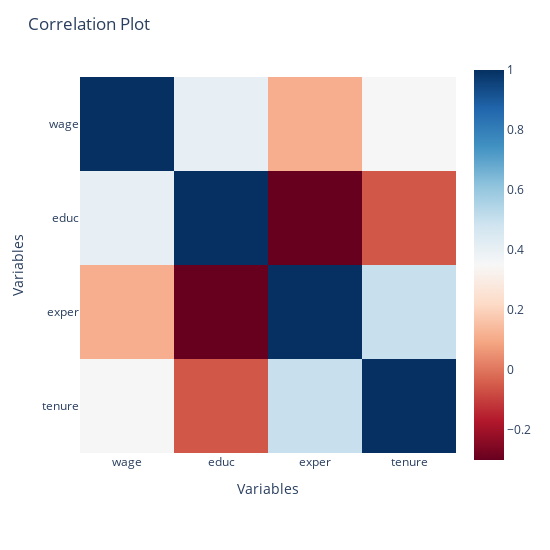

Notebook source saved alongside this figure:
### Code cell
fig = px.imshow(corr, x=corr.index, y=corr.columns, color_continuous_scale='RdBu')
fig.update_layout(title='Correlation Plot',
                  xaxis_title='Variables',
                  yaxis_title='Variables',
                 width=550, height=550)
fig.show()

### Figure 1 — Plotly figure (JSON) as saved in the notebook; plotly's stock layout.template omitted (floating-point values rounded to 4 significant figures)
{"data": [{"coloraxis": "coloraxis", "hovertemplate": "x: %{x}<br>y: %{y}<br>color: %{z}<extra></extra>", "name": "0", "type": "heatmap", "x": ["wage", "educ", "exper", "tenure"], "xaxis": "x", "y": ["wage", "educ", "exper", "tenure"], "yaxis": "y", "z": [[1, 0.4059, 0.1129, 0.3469], [0.4059, 1, -0.2995, -0.05617], [0.1129, -0.2995, 1, 0.4993], [0.3469, -0.05617, 0.4993, 1]]}], "layout": {"coloraxis": {"colorscale": [[0, "rgb(103,0,31)"], [0.1, "rgb(178,24,43)"], [0.2, "rgb(214,96,77)"], [0.3, "rgb(244,165,130)"], [0.4, "rgb(253,219,199)"], [0.5, "rgb(247,247,247)"], [0.6, "rgb(209,229,240)"], [0.7, "rgb(146,197,222)"], [0.8, "rgb(67,147,195)"], [0.9, "rgb(33,102,172)"], [1, "rgb(5,48,97)"]]}, "height": 550, "margin": {"t": 60}, "title": {"text": "Correlation Plot"}, "width": 550, "xaxis": {"anchor": "y", "autorange": true, "constrain": "domain", "domain": [0, 1], "range": [-0.5, 3.5], "scaleanchor": "y", "title": {"text": "Variables"}, "type": "category"}, "yaxis": {"anchor": "x", "autorange": true, "constrain": "domain", "domain": [0.04024, 0.9598], "range": [3.5, -0.5], "title": {"text": "Variables"}, "type": "category"}}}
